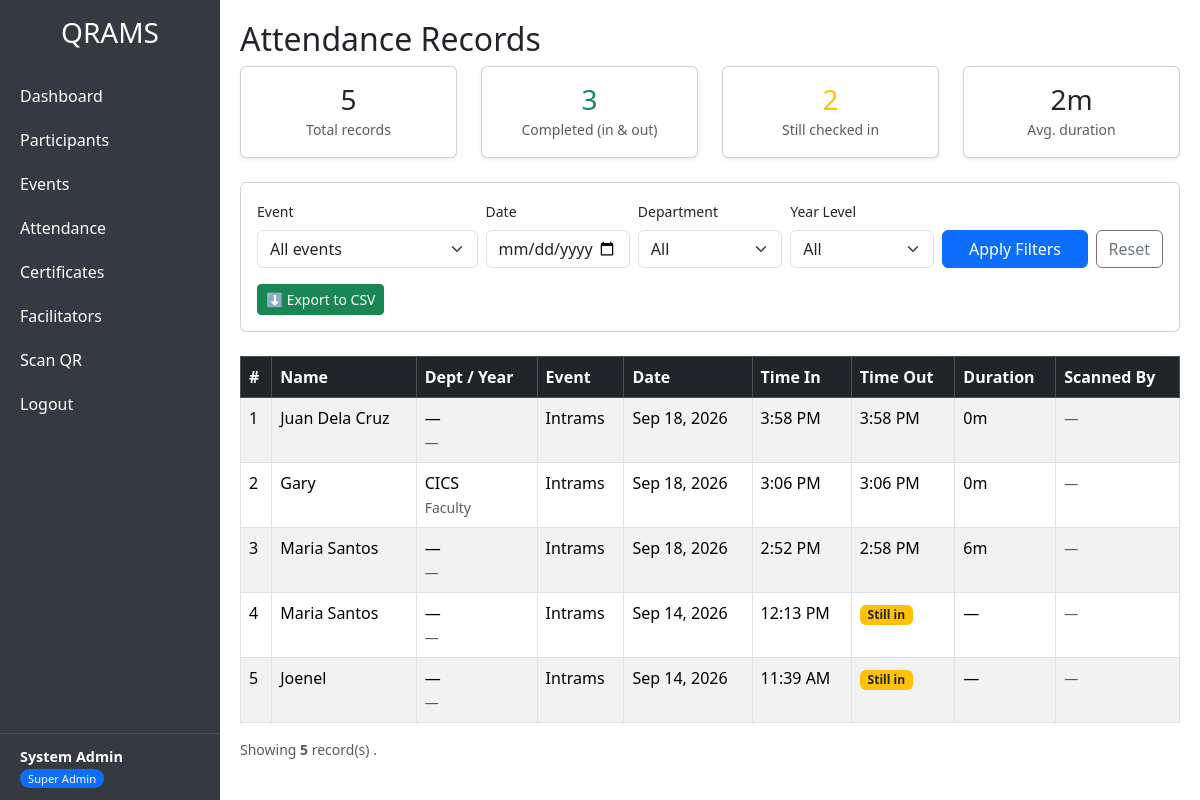
The app's page /admin/attendance.php (signed in) with its own data.
### tables this page shows
CREATE TABLE `attendance` (
  `id` int(11) NOT NULL,
  `user_id` int(11) NOT NULL,
  `event_id` int(11) NOT NULL,
  `attendance_date` date NOT NULL,
  `scanned_by` int(11) DEFAULT NULL,
  `latitude` decimal(10,8) DEFAULT NULL,
  `longitude` decimal(11,8) DEFAULT NULL,
  `accuracy` float DEFAULT NULL,
  `time_in` datetime NOT NULL,
  `time_out` datetime DEFAULT NULL,
  `out_latitude` decimal(10,8) DEFAULT NULL,
  `out_longitude` decimal(11,8) DEFAULT NULL,
  `out_accuracy` float DEFAULT NULL
);

CREATE TABLE `users` (
  `id` int(11) NOT NULL,
  `name` varchar(100) NOT NULL,
  `role` varchar(50) NOT NULL,
  `department` varchar(100) DEFAULT NULL,
  `year_level` varchar(50) DEFAULT NULL,
  `email` varchar(100) DEFAULT NULL
);

CREATE TABLE `events` (
  `id` int(11) NOT NULL,
  `event_name` varchar(100) NOT NULL,
  `start_date` date NOT NULL,
  `end_date` date NOT NULL,
  `allowed_departments` text DEFAULT NULL,
  `allowed_year_levels` text DEFAULT NULL,
  `venue_lat` decimal(10,8) DEFAULT NULL,
  `venue_lng` decimal(11,8) DEFAULT NULL,
  `radius_meters` int(11) DEFAULT 100,
  `signatory_name` varchar(100) DEFAULT NULL,
  `signatory_signature` varchar(255) DEFAULT NULL
);

### admin/attendance.php (the view, shortened to what this page needs)
<?php include 'header.php'; ?>
<h2>Attendance Records</h2>
<?php
$filterEvent = (int)($_GET['event_id'] ?? 0);
$filterDate  = $_GET['date'] ?? '';
$filterDept  = $_GET['department'] ?? '';
$filterYear  = $_GET['year_level'] ?? '';
$sql = "
    SELECT a.id, a.attendance_date, a.time_in, a.time_out,
           a.latitude, a.longitude, a.accuracy,
           a.out_latitude, a.out_longitude, a.out_accuracy,
           u.name, u.department, u.year_level, u.email,
           e.event_name,
           adm.full_name AS scanner_name, adm.username AS scanner_username
    FROM attendance a
    JOIN users  u ON u.id = a.user_id
    JOIN events e ON e.id = a.event_id
    LEFT JOIN admins adm ON adm.id = a.scanned_by
    WHERE 1=1
";
$params = [];
$sql .= " ORDER BY a.attendance_date DESC, a.time_in DESC";
$stmt = $conn->prepare($sql);
$stmt->execute($params);
$records = $stmt->fetchAll(PDO::FETCH_ASSOC);
$totalRecords   = count($records);
$totalCompleted = 0;
$totalStillIn   = 0;
$totalDurationSecs = 0;
foreach ($records as $r) {
    if (!empty($r['time_out'])) {
        $totalCompleted++;
        $totalDurationSecs += (strtotime($r['time_out']) - strtotime($r['time_in']));
    } else {
        $totalStillIn++;
    }
}
$avgDuration = $totalCompleted > 0 ? round($totalDurationSecs / $totalCompleted / 60) : 0;
$exportParams = http_build_query(array_filter([
    'event_id'   => $filterEvent ?: null,
    'date'       => $filterDate ?: null,
    'department' => $filterDept ?: null,
    'year_level' => $filterYear ?: null,
]));
?>
<div class="row mb-4">
    <div class="col-md-3">
        <div class="card text-center shadow-sm"><div class="card-body">
            <h3 class="mb-0"><?= $totalRecords ?></h3>
            <small class="text-muted">Total records</small>
        </div></div>
    </div>
    <div class="col-md-3">
        <div class="card text-center shadow-sm"><div class="card-body">
            <h3 class="mb-0 text-success"><?= $totalCompleted ?></h3>
            <small class="text-muted">Completed (in &amp; out)</small>
        </div></div>
    </div>
    <div class="col-md-3">
        <div class="card text-center shadow-sm"><div class="card-body">
            <h3 class="mb-0 text-warning"><?= $totalStillIn ?></h3>
            <small class="text-muted">Still checked in</small>
        </div></div>
    </div>
    <div class="col-md-3">
        <div class="card text-center shadow-sm"><div class="card-body">
            <h3 class="mb-0"><?= $avgDuration ?>m</h3>
            <small class="text-muted">Avg. duration</small>
        </div></div>
    </div>
</div>
<div class="card mb-4">
  <div class="card-body">
    <form method="GET" class="row g-2">
      <div class="col-md-3">
        <label class="form-label small">Event</label>
        <select name="event_id" class="form-select">
          <option value="">All events</option>
        </select>
      </div>
      <div class="col-md-2">
        <label class="form-label small">Date</label>
        <input type="date" name="date" class="form-control" value="<?= htmlspecialchars($filterDate) ?>">
      </div>
      <div class="col-md-2">
        <label class="form-label small">Department</label>
        <select name="department" class="form-select">
          <option value="">All</option>
        </select>
      </div>
      <div class="col-md-2">
        <label class="form-label small">Year Level</label>
        <select name="year_level" class="form-select">
          <option value="">All</option>
        </select>
      </div>
      <div class="col-md-3 d-flex align-items-end gap-2">
        <button class="btn btn-primary flex-fill">Apply Filters</button>
        <a href="attendance.php" class="btn btn-outline-secondary">Reset</a>
      </div>
    </form>
    <div class="mt-3">
      <a href="../process/export_attendance.php?<?= $exportParams ?>" class="btn btn-success btn-sm">
        ⬇️ Export to CSV
      </a>
    </div>
  </div>
</div>
<div class="table-responsive">
<table class="table table-bordered table-striped table-hover">
    <thead class="table-dark">
        <tr>
            <th>#</th>
            <th>Name</th>
            <th>Dept / Year</th>
            <th>Event</th>
            <th>Date</th>
            <th>Time In</th>
            <th>Time Out</th>
            <th>Duration</th>
            <th>Scanned By</th>
        </tr>
    </thead>
    <tbody>
        <?php if (empty($records)): ?>
            <tr><td colspan="9" class="text-center text-muted py-4">No attendance records match your filters.</td></tr>
        <?php else: ?>
            <?php foreach ($records as $i => $r):
                $duration = '';
                if (!empty($r['time_out'])) {
                    $mins = round((strtotime($r['time_out']) - strtotime($r['time_in'])) / 60);
                    $h = floor($mins / 60);
                    $m = $mins % 60;
                    $duration = $h > 0 ? "{$h}h {$m}m" : "{$m}m";
                }
            ?>
                <tr>
                    <td><?= $i + 1 ?></td>
                    <td><?= htmlspecialchars($r['name']) ?></td>
                    <td>
                        <?= htmlspecialchars($r['department'] ?? '—') ?>
                        <br><small class="text-muted"><?= htmlspecialchars($r['year_level'] ?? '—') ?></small>
                    </td>
                    <td><?= htmlspecialchars($r['event_name']) ?></td>
                    <td><?= date('M j, Y', strtotime($r['attendance_date'])) ?></td>
                    <td><?= date('g:i A', strtotime($r['time_in'])) ?></td>
                    <td>
                        <?php if ($r['time_out']): ?>
                            <?= date('g:i A', strtotime($r['time_out'])) ?>
                        <?php else: ?>
                            <span class="badge bg-warning text-dark">Still in</span>
                        <?php endif; ?>
                    </td>
                    <td><?= $duration ?: '—' ?></td>
                    <td>
                        <?php if (!empty($r['scanner_name'])): ?>
                            <small><?= htmlspecialchars($r['scanner_name']) ?></small>
                        <?php elseif (!empty($r['scanner_username'])): ?>
                            <small><?= htmlspecialchars($r['scanner_username']) ?></small>
                        <?php else: ?>
                            <span class="text-muted small">—</span>
                        <?php endif; ?>
                    </td>
                </tr>
            <?php endforeach; ?>
        <?php endif; ?>
    </tbody>
</table>
</div>
<?php if (!empty($records)): ?>
    <p class="text-muted small">
        Showing <strong><?= count($records) ?></strong> record(s)
        <?= $filterDate ? 'for ' . date('F j, Y', strtotime($filterDate)) : '' ?>.
    </p>
<?php endif; ?>
<?php include 'footer.php'; ?>

### admin/header.php (style rules this page uses)
body { min-height: 100vh; display: flex; }

### records on screen
attendance: user.name "Juan Dela Cruz", user.department "—", user.year_level "—", event.event_name "Intrams", attendance_date "Sep 18, 2026", time_in "3:58 PM", time_out "3:58 PM", time_out+time_in "0m"
attendance: user.name "Gary", user.department "CICS", user.year_level "Faculty", event.event_name "Intrams", attendance_date "Sep 18, 2026", time_in "3:06 PM", time_out "3:06 PM", time_out+time_in "0m"
attendance: user.name "Maria Santos", user.department "—", user.year_level "—", event.event_name "Intrams", attendance_date "Sep 18, 2026", time_in "2:52 PM", time_out "2:58 PM", time_out+time_in "6m"
attendance: user.name "Maria Santos", user.department "—", user.year_level "—", event.event_name "Intrams", attendance_date "Sep 14, 2026", time_in "12:13 PM", shows "Still in", duration "—"
attendance: user.name "Joenel", user.department "—", user.year_level "—", event.event_name "Intrams", attendance_date "Sep 14, 2026", time_in "11:39 AM", shows "Still in", duration "—"

### other values on screen
$adminName "System Admin"
$totalRecords "5"
$totalCompleted "3"
$totalStillIn "2"
$avgDuration "2"
count($records) "5"
